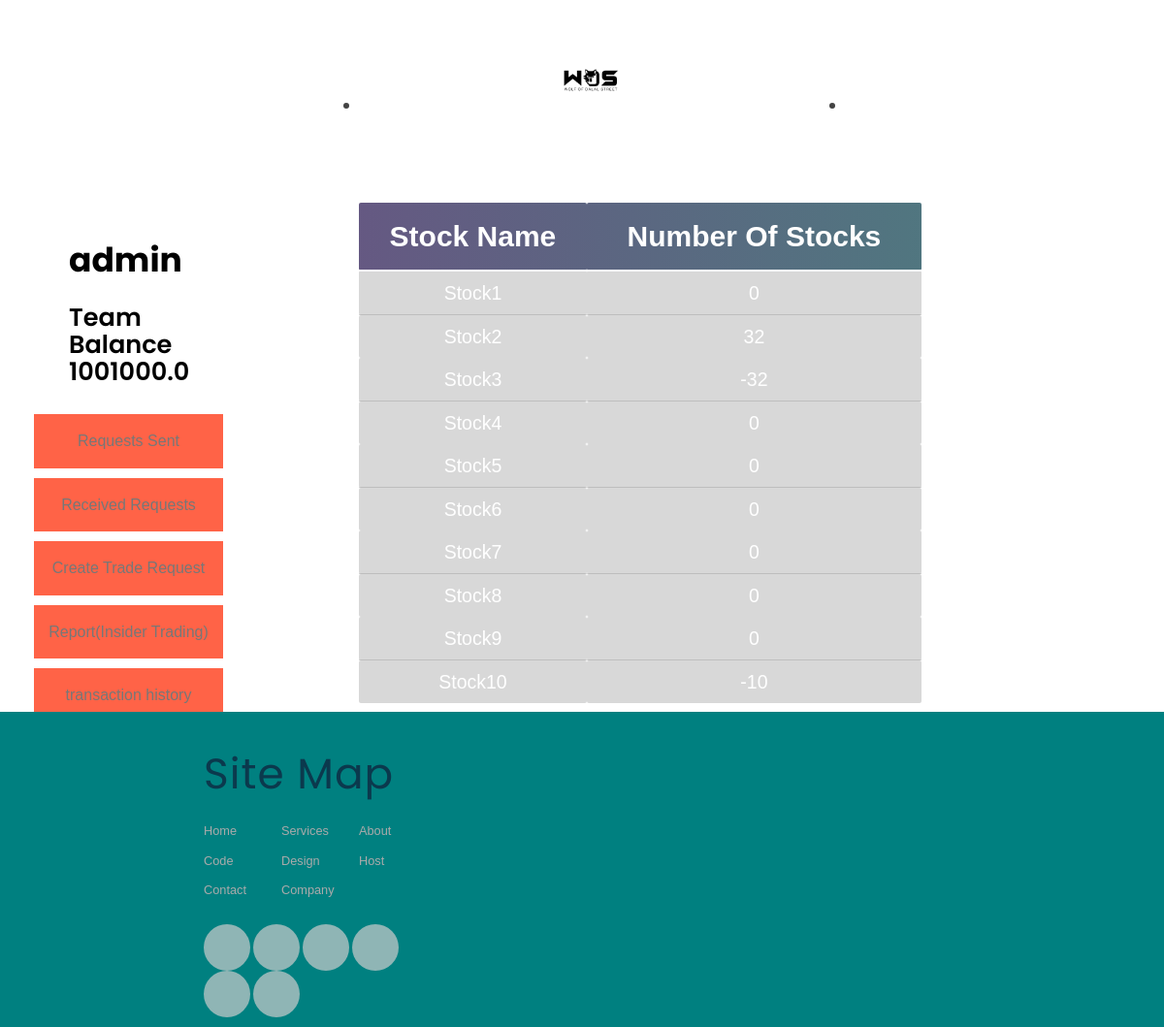
The page /dashboard/ (signed in) on the database its author committed.
### core/models.py (models this page shows, shortened)
class Stock(models.Model):
    user=models.OneToOneField(settings.AUTH_USER_MODEL, on_delete=models.CASCADE, default=1)
    stock1=models.IntegerField(default=0)
    stock2=models.IntegerField(default=0)
    stock3=models.IntegerField(default=0)
    stock4=models.IntegerField(default=0)
    stock5=models.IntegerField(default=0)
    stock6=models.IntegerField(default=0)
    stock7=models.IntegerField(default=0)
    stock8=models.IntegerField(default=0)
    stock9=models.IntegerField(default=0)
    stock10=models.IntegerField(default=0)
    userbalance=models.FloatField(default=1000000.0)

### core/views.py (the view)
# urls.py: path('dashboard/',views.dashboard,name='dashboard'),
@login_required
def dashboard(request):
    user_dashdata = Stock.objects.filter(user=request.user)
    dash_dic = {'dashdata':user_dashdata}
    return render(request,'dashboard.html', {'dashdata':user_dashdata})

### templates/dashboard.html (shortened to what this page needs)
{% extends "base.html" %}
{% load static %}
{% block content %}
<html lang="en">
  <head>
  </head>
  <body>
    {% include "navbar.html" %}
    <main class="mainpage">
      <div class="side-bar-wrapper">
            <div class="team-info">
              <div class="team-name"><h2>{{ user.username }}</h2></div>
              <div class="team-balance">
                {% for dd in dashdata %}
                <h5>Team Balance {{ dd.userbalance }}</h5>
                {% endfor %}
              </div>
            </div>
            <div class="requestButtons">
              <div class="req-btn"><a class="btn-insider" href="{% url 'core:sentreq' %}">Requests Sent</a></div>
              <div class="req-btn"><a class="btn-insider" href="{% url 'core:receivedreq' %}">Received Requests</a></div>
              <div class="req-btn"><a class="btn-insider" href="{% url 'core:createrequest' %}">Create Trade Request</a></div>
              <div class="req-btn"><a class="btn-insider" href="{% url 'core:report' %}">Report(Insider Trading)</a></div>
              <div class="req-btn"><a class="btn-insider" href="{ url 'core:transaction-history' %}">transaction history</a></div>
          </div>
      </div>
        <div class="stock-table">
              <table class="stockTableInsider">
                <thead >
                  <th>Stock Name</th>
                  <th>Number Of Stocks</th>
                </thead>
                <tbody>
                   {% for dd in dashdata %}
                  <tr class="tablerow">
                    <td>Stock1</td>
                    <td>{{dd.stock1}}</td>
                  </tr>
                  <tr class="tablerow">
                    <td>Stock2</td>
                    <td>{{dd.stock2}}</td>
                  </tr>
                  <tr class="tablerow">
                    <td>Stock3</td>
                    <td>{{dd.stock3}}</td>
                  </tr>
                  <tr class="tablerow">
                    <td>Stock4</td>
                    <td>{{dd.stock4}}</td>
                  </tr>
                  <tr class="tablerow">
                    <td>Stock5</td>
                    <td>{{dd.stock5}}</td>
                  </tr>
                  <tr class="tablerow">
                    <td>Stock6</td>
                    <td>{{dd.stock6}}</td>
                  </tr>
                  <tr class="tablerow">
                    <td>Stock7</td>
                    <td>{{dd.stock7}}</td>
                  </tr>
                  <tr class="tablerow">
                    <td>Stock8</td>
                    <td>{{dd.stock8}}</td>
                  </tr>
                  <tr class="tablerow">
                    <td>Stock9</td>
                    <td>{{dd.stock9}}</td>
                  </tr>
                  <tr class="lastrow talberow">
                    <td>Stock10</td>
                    <td>{{dd.stock10}}</td>
                  </tr>
                  {% endfor %}
                </tbody>
              </table>
      </div>
 </main>
    {% include "footer.html" %}
  </body>
</html>
{% endblock content %}

### templates/base.html (shortened to what this page needs)
{% load static %}
<!DOCTYPE html>
<html lang="en-US">
<head>
    <link rel="stylesheet" href="{% static 'css/components.css' %}">
    <link rel="stylesheet" href="{% static 'css/icons.css' %}">
    <link rel="stylesheet" href="{% static 'css/responsee.css' %}">
    <link rel="stylesheet" href="{% static 'owl-carousel/owl.carousel.css' %}">
    <link rel="stylesheet" href="{% static 'owl-carousel/owl.theme.css' %}">
    <link rel="stylesheet" href="{% static 'css/lightcase.css' %}">
    <link rel="stylesheet" href="https://cdnjs.cloudflare.com/ajax/libs/font-awesome/4.7.0/css/font-awesome.min.css">
    <link rel="stylesheet" href="{% static 'css/css/materialize.css' %}">
    <link rel="stylesheet" href="{% static 'css/css/materialize.min.css' %}">
    <link rel="stylesheet" href="https://stackpath.bootstrapcdn.com/bootstrap/4.3.1/css/bootstrap.min.css">
    <link rel="stylesheet" href="https://use.fontawesome.com/releases/v5.6.3/css/all.css">
    <link rel="stylesheet" href="https://unpkg.com/bootstrap-table@1.18.0/dist/bootstrap-table.min.css">
    <link rel="stylesheet" href="{% static 'css/dashboard.css' %}">
    <link rel="stylesheet" href="{% static 'css/footer.css' %}">
    <link rel="stylesheet" href="{% static 'css/home.css' %}">
    <link rel="stylesheet" href="{% static 'css/login.css' %}">
    <link rel="stylesheet" href="{% static 'css/template-style.css' %}">
    <link rel="stylesheet" href="https://stackpath.bootstrapcdn.com/bootstrap/4.3.1/css/bootstrap.min.css">
    <link rel="stylesheet" href="https://use.fontawesome.com/releases/v5.6.3/css/all.css">
    <link rel="stylesheet" href="https://unpkg.com/bootstrap-table@1.18.0/dist/bootstrap-table.min.css">
    {% block css %}
  <link rel="stylesheet" href="https://cdnjs.cloudflare.com/ajax/libs/materialize/1.0.0-rc.1/css/materialize.min.css" />
    {% endblock css %}
</head>
<body class="size-1280 primary-color-light-blue">
    {% block content %}
    {% endblock content %}
</body>
</html>

### templates/navbar.html (shortened to what this page needs)
{% load static %}
        <nav class="background-transparent background-dark-dott full-width sticky">
            <div class="top-nav">
                <div class="top-nav left-menu">
                    <ul class="right top-ul chevron">
                        <li class="active-item">
                            <a href="{% url 'core:home' %}">Home</a>
                        </li>
                        <li>
                            <a href="{% url 'core:stocks' %}">&nbsp Stocks</a>
                        </li>
                    </ul>
                </div>
                <ul class="logo-menu">
                    <a href="{% url 'core:home' %}" class="logo">
                        <img class="logo-white" src="{% static 'images-2019/WDS_Logo_Black.png'%}" alt="">
                    </a>
                </ul>
                <div class="top-nav right-menu">
                    <ul class="top-ul chevron">
                        {% if user.is_authenticated %}
                        <li><a href="{% url 'core:news' %}">&nbsp News</a></li>
                        <li><a href="{% url 'core:dashboard' %}">&nbsp Dashboard</a></li>
                        <li><a href="{% url 'core:userlogout' %}">&nbsp Logout</a></li>
                        {% else %}
                        <li><a href="{% url 'core:news' %}">&nbsp News</a></li>
                        <li><a href="{% url 'core:userlogin' %}">&nbsp Login</a></li>
                        {% endif %}
                    </ul>
                </div>
            </div>
        </nav>

### templates/footer.html
{% load static %}
        <footer>
  <div class="container">
    <div class="row">
      <div class="col-lg-4 col-md-6">
        <h3>Site Map</h3>
        <ul class="list-unstyled three-column">
          <li>Home</li>
          <li>Services</li>
          <li>About</li>
          <li>Code</li>
          <li>Design</li>
          <li>Host</li>
          <li>Contact</li>
          <li>Company</li>
        </ul>
        <ul class="list-unstyled socila-list">
          <li><img src="http://placehold.it/48x48" alt="" /></li>
          <li><img src="http://placehold.it/48x48" alt="" /></li>
          <li><img src="http://placehold.it/48x48" alt="" /></li>
          <li><img src="http://placehold.it/48x48" alt="" /></li>
          <li><img src="http://placehold.it/48x48" alt="" /></li>
          <li><img src="http://placehold.it/48x48" alt="" /></li>
        </ul>
      </div>
  </div>
</footer>

### static_in_env/css/responsee.css (style rules this page uses)
* { -webkit-box-sizing: border-box; -moz-box-sizing: border-box; box-sizing: border-box; margin: 0; }
body { background: none repeat scroll 0 0 #eeeeee; font-size: 16px; font-family: "Open Sans", Arial, sans-serif; color: #444; }
h1, h2, h3, h4, h5, h6 { color: #152732; font-weight: normal; line-height: 1.3; margin: 0.5rem 0; }
h2 { font-size: 2.2rem; }
h3 { font-size: 1.8rem; }
h5 { font-size: 1.1rem; }
a, a:link, a:visited, a:hover, a:active { text-decoration: none; color: #9BB800; transition: color 0.20s linear 0s; -o-transition: color 0.20s linear 0s; -ms-transition: color 0.20s linear 0s; -moz-transition: color 0.20s linear 0s; -webkit-transition: color 0.20s linear 0s; }
p, li, dl, blockquote, table, kbd { font-size: 0.85rem; line-height: 1.6; }
img { border: 0; display: block; height: auto; max-width: 100%; width: auto; }
table { background: none repeat scroll 0 0 #fff; border: 1px solid #f0f0f0; border-collapse: collapse; border-spacing: 0; text-align: left; width: 100%; }
table tr td, table tr th { padding: 0.625rem; }
table tfoot, table thead, table tr:nth-of-type(2n) { background: none repeat scroll 0 0 #f0f0f0; }
th, table tr:nth-of-type(2n) td { border-right: 1px solid #fff; }
td { border-right: 1px solid #f0f0f0; }
li { padding: 0; }
ul, ol { padding-left: 1.25rem; }
nav { display: block; width: 100%; background: #152732; }
.line::after, nav::after, .center::after, .box::after, .margin::after, .margin2x::after, .grid.full::after { clear: both; content: "."; display: block; height: 0; line-height: 0; overflow: hidden; visibility: hidden; }
.top-nav ul { padding: 0; }
.top-nav li { float: left; list-style: none outside none; cursor: pointer; }
.top-nav li a { color: #fff; display: block; font-size: 1rem; padding: 1.25rem; }
.top-nav .active-item a { background: #2b4c61; }
.aside-nav a, .aside-nav a:link, .aside-nav a:visited, .aside-nav li>ul, .top-nav a, .top-nav a:link, .top-nav a:visited { transition: background 0.20s linear 0s; -o-transition: background 0.20s linear 0s; -ms-transition: background 0.20s linear 0s; -moz-transition: background 0.20s linear 0s; -webkit-transition: background 0.20s linear 0s; }
.right { float: right; }
@media screen and (max-width:1366px) { .size-960, .size-1140, .size-1280, .size-1520 { max-width: 1366px; } }

### static_in_env/css/dashboard.css (style rules this page uses)
* { margin: 0; padding: 0; box-sizing: border-box; }
body { background-color: #000; background-attachment: fixed; background-position: center; background-repeat: no-repeat; background-size: cover; font: 16px/1.6 Arial, sans-serif; height: 100vh; }
main { margin-top: 150px; display: flex; height: 65vh; }
.side-bar-wrapper { width: 20%; background: white; padding: 0 10px 0 35px; }
.side-bar-wrapper .team-info { padding-left: 3vw; }
.side-bar-wrapper .team-info .team-name h2 { font-size: 2.3rem; font-weight: bolder; margin-bottom: 25px; }
.side-bar-wrapper .team-info .team-balance h5 { font-size: 1.6em; font-weight: 600; }
.requestButtons { margin-top: 30px; }
.requestButtons .req-btn { margin-bottom: 10px; display: flex; flex-flow: column; justify-content: center; align-items: center; text-align: center; }
.requestButtons .req-btn a { width: 100%; padding: 15px 10px; background: tomato; }
table { background: transparent; }
.stock-table { width: 50%; padding-left: 10vh; margin-left: 10%; padding: 10px; margin-top: -15px; }
.stock-table .stockTableInsider .talberow { background: none; }
.stockTableInsider thead { height: 70px; background: none; border: none; border-bottom: 2px solid #fff; background-image: linear-gradient(to right, #423366d0, #295763d0); }
.stockTableInsider thead th { font-size: 2rem; text-align: center; height: 50px; color: white; }
.stockTableInsider tbody { background: rgba(128, 128, 128, 0.308); }
.stockTableInsider tbody tr { color: white; }
.stockTableInsider tbody td { text-align: center; font-size: 1.3rem; margin-right: 1px; padding-right: 10px; color: white; }
th, table tr:nth-of-type(2n) { border: none; background: none; }
th, table tr:nth-of-type(2n) td { border: none; background: none; }

### static_in_env/css/footer.css (style rules this page uses)
footer { background: teal; color: #aaa; padding-top: 10px; }
footer h3 { color: #0b394d; letter-spacing: 1px; margin: 30px 0 20px; }
footer .three-column { overflow: hidden; }
footer .three-column li { width: 33.3333%; float: left; padding: 5px 0; }
footer .socila-list { overflow: hidden; margin: 20px 0 10px; }
footer .socila-list li { float: left; margin-right: 3px; opacity: 0.7; overflow: hidden; border-radius: 50%; transition: all 0.3s ease-in-out; }

### rows shown on the page
Stock: userbalance "1001000.0", stock1 "0", stock2 "32", stock3 "-32", stock4 "0", stock5 "0", stock6 "0", stock7 "0", stock8 "0", stock9 "0", stock10 "-10"

### other values the page prints
{{ user.username }} "admin"
